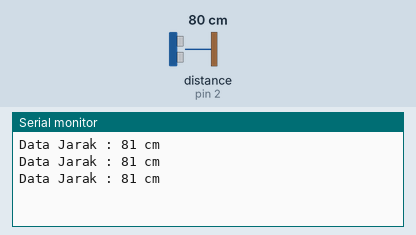
Recording of a sketch running on a simulated Arduino Uno, built with avr-gcc and run on an emulated ATmega328P. Shown: the last lines printed to the serial monitor. The test bench sets the inputs (shaded band); at power-on: distance to the obstacle (sensor on pin 2) 80 cm. The echo pulse lasts 58.3 µs per cm.

Above: at 1.3 s.
1.4 s: distance to the obstacle (sensor on pin 2) set to 2 cm
At 1.9 s:
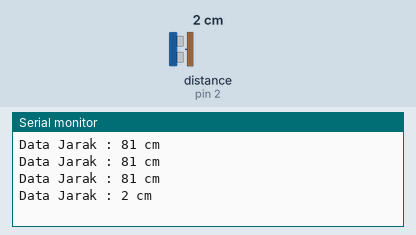
2.9 s: distance to the obstacle (sensor on pin 2) set to 4 cm
At 3.4 s:
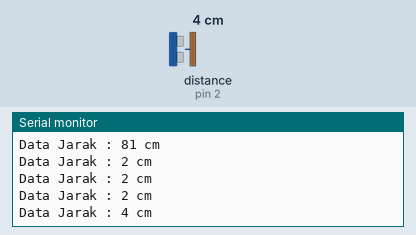
Timing chart, 0 to 5.9 s (numbered marks = the images above; inputs shaded):
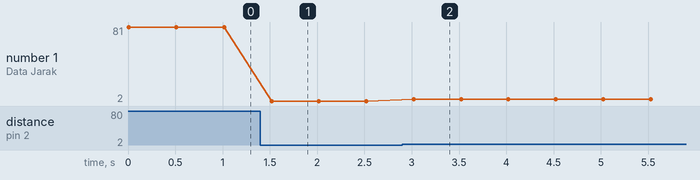

The sketch:

6_Ultrasonic.ino
```cpp
//MASUKAN LIBRARY NewPing
#include<NewPing.h>

//INISIALISASI VARIABLE
int echo    =2;
int triger  =3;
int batas   =200; //MAKSIMAL 400 cm
//int pinBuzzer =4;
//int pinM    =5;
//int pinK    =6;
//int pinH    =7;


NewPing cm(triger,echo,batas);

void setup() {
  // FUNGSIONALITAS DARI PIN PADA MICROCONTROLLER
  Serial.begin(9600);
//  pinMode(pinBuzzer, OUTPUT);
//  pinMode(pinM, OUTPUT);
//  pinMode(pinK, OUTPUT);
//  pinMode(pinH, OUTPUT);

}

void loop() {
  // BACA DATA / SENSOR
  int bacaJarak =cm.ping_cm();


  //PRINT TO SERIAL
  Serial.print("Data Jarak : ");
  Serial.print(bacaJarak);
  Serial.print(" cm ");
  Serial.println();
  delay(500);

  //LOGIKA
//  if(bacaJarak <=20 and bacaJarak!=0) {
//    Serial.println("BERHENTI");
//    digitalWrite(pinM, HIGH);
//    digitalWrite(pinBuzzer, HIGH);
//    delay(100);
//    digitalWrite(pinBuzzer, LOW);
//    digitalWrite(pinK, LOW);
//    digitalWrite(pinH, LOW);
//  }else if (bacaJarak >=21 and bacaJarak <=70 ) {
//    Serial.println("BAHAYA");
//    digitalWrite(pinM, LOW);
//    digitalWrite(pinH, LOW);
//    digitalWrite(pinK, HIGH);
//    digitalWrite(pinBuzzer, HIGH);
//    delay(500);
//    digitalWrite(pinBuzzer, LOW);
//  }else {
//    Serial.println("AMAN");
//    digitalWrite(pinH, HIGH);
//    digitalWrite(pinK, LOW);
//    digitalWrite(pinM, LOW);
//  }


}
```

Measured:
- after the input at 1.4 s, the serial monitor: prints a new line after 0.12 s (image 1)
- after the input at 2.9 s, the serial monitor: prints a new line after 0.12 s (image 2)
- plotted number 1: 81 → 2 after the input at 1.4 s, 2 → 4 after the input at 2.9 s
